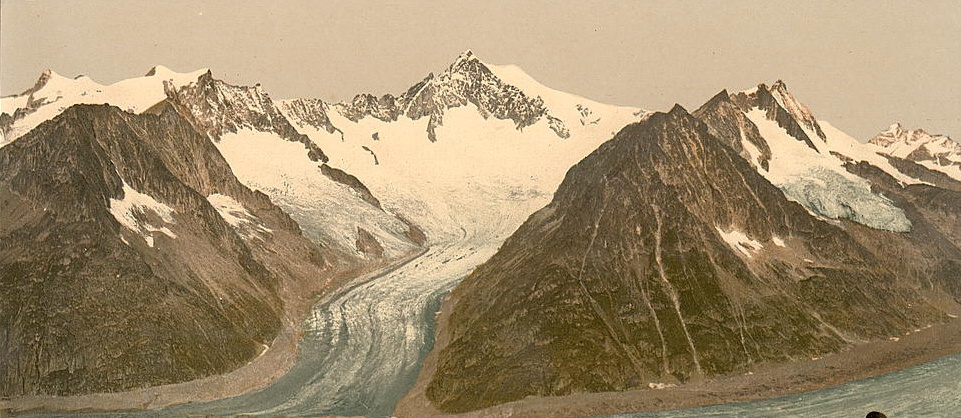
#> input picture data/Mountain_cropped.jpg, 961 x 418 px
$ jupyter execute Image-keypoint-detection.ipynb
#> lines starting #> are read from the running program, lines starting #| are printed output that depends on the picture
# Import Libraries

[cell 1]
# pip install opencv-contrib-python==3.4.2.16

[cell 2]
import numpy as np
import cv2
import matplotlib.pyplot as plt

[cell 3]
def ResizeWithAspectRatio(image, width=None, height=None, inter=cv2.INTER_AREA):
    dim = None
    (h, w) = image.shape[:2]

    if width is None and height is None:
        return image
    if width is None:
        r = height / float(h)
        dim = (int(w * r), height)
    else:
        r = width / float(w)
        dim = (width, int(h * r))

    return cv2.resize(image, dim, interpolation=inter)

# ORB KeyPoint Detection:

[cell 4]
img = cv2.imread('data/Mountain_cropped.jpg')
#> img is the input picture: shape (418, 961, 3); mean B, G, R 108.5, 140.5, 159.9

scalefactor=1
img2=ResizeWithAspectRatio(img,width=int(img.shape[1]*scalefactor))
gray_img= cv2.cvtColor(img2,cv2.COLOR_BGR2GRAY)
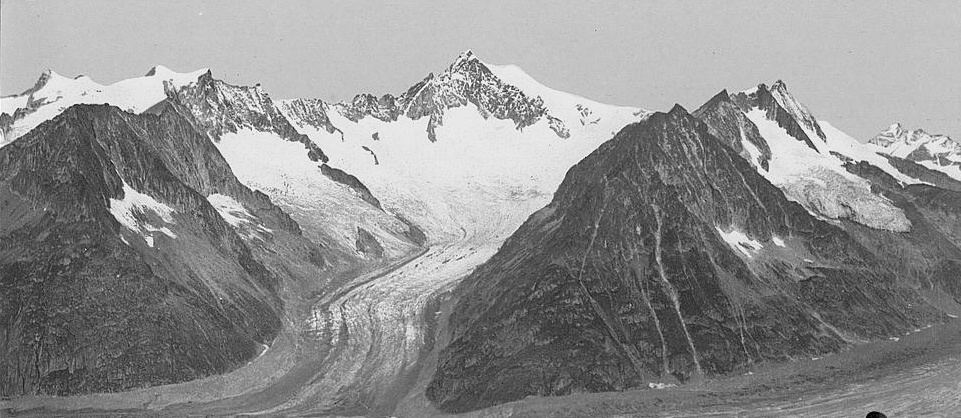
#> gray_img: shape (418, 961); min 1, max 252, mean 142.6

#----------------------------------------------------------------------------
orb = cv2.ORB_create(nfeatures = 55, scaleFactor = 1.9, nlevels = 2, edgeThreshold = 11,
                     firstLevel = 0, WTA_K = 2, scoreType = 0, patchSize = 31,
                     fastThreshold = 100 )

kp, des = orb.detectAndCompute(gray_img, None)
#> kp = 55 keypoints; strongest (x, y, size): (521, 92, 31), (106, 103, 31), (495, 77, 31), (319, 160, 58.9)

kp_img = cv2.drawKeypoints(img, kp, None, color=(0, 255, 0), flags=0)

fig= plt.figure(figsize=(10,5))
imgplot = plt.imshow(kp_img[:,:,::-1])
ORB_imageKeyPoints = np.array([list(i.pt) for i in kp])
#> ORB_imageKeyPoints = 55 pairs, first value 18 to 856, second value 53 to 245
np.savetxt('data/ORB_imageKeyPoints.out', ORB_imageKeyPoints, delimiter=',')
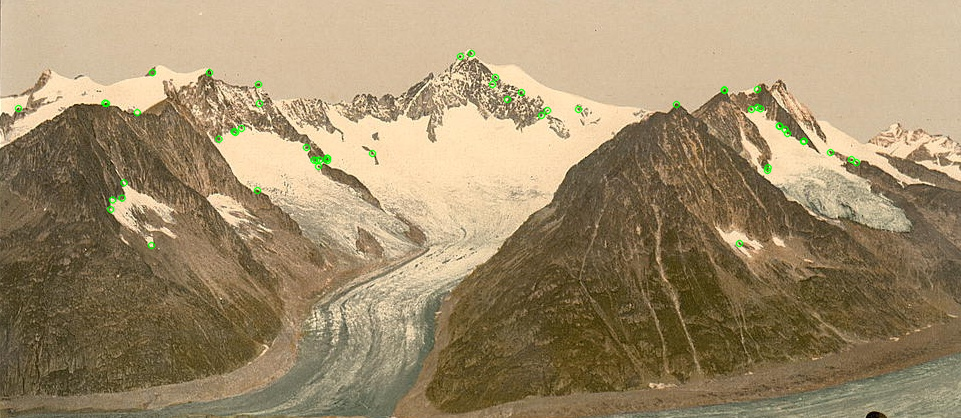
#> shown: shape (418, 961, 3); mean R, G, B 159.4, 140.7, 108.1
